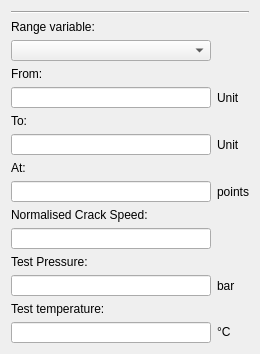
           <widget class="QFrame" name="variableframe">
            <property name="minimumSize">
             <size>
              <width>0</width>
              <height>0</height>
             </size>
            </property>
            <property name="maximumSize">
             <size>
              <width>16777215</width>
              <height>0</height>
             </size>
            </property>
            <property name="sizeIncrement">
             <size>
              <width>0</width>
              <height>0</height>
             </size>
            </property>
            <property name="frameShape">
             <enum>QFrame::Box</enum>
            </property>
            <property name="frameShadow">
             <enum>QFrame::Plain</enum>
            </property>
            <property name="lineWidth">
             <number>0</number>
            </property>
            <layout class="QGridLayout" name="gridLayout_8">
             <item row="6" column="0">
              <layout class="QHBoxLayout" name="horizontalLayout_18">
               <item>
                <widget class="QLineEdit" name="to">
                 <property name="sizePolicy">
                  <sizepolicy hsizetype="Fixed" vsizetype="Fixed">
                   <horstretch>0</horstretch>
                   <verstretch>0</verstretch>
                  </sizepolicy>
                 </property>
                 <property name="minimumSize">
                  <size>
                   <width>200</width>
                   <height>21</height>
                  </size>
                 </property>
                 <property name="maximumSize">
                  <size>
                   <width>200</width>
                   <height>21</height>
                  </size>
                 </property>
                </widget>
               </item>
               <item>
                <widget class="QLabel" name="varTo">
                 <property name="text">
                  <string>Unit</string>
                 </property>
                </widget>
               </item>
              </layout>
             </item>
             <item row="13" column="0">
              <layout class="QHBoxLayout" name="horizontalLayout_19">
               <item>
                <widget class="QLineEdit" name="initialpressure">
                 <property name="minimumSize">
                  <size>
                   <width>200</width>
                   <height>21</height>
                  </size>
                 </property>
                 <property name="maximumSize">
                  <size>
                   <width>200</width>
                   <height>21</height>
                  </size>
                 </property>
                </widget>
               </item>
               <item>
                <widget class="QLabel" name="label_21">
                 <property name="text">
                  <string>bar</string>
                 </property>
                </widget>
               </item>
              </layout>
             </item>
             <item row="1" column="0">
              <widget class="QLabel" name="label_7">
               <property name="text">
                <string>Range variable:</string>
               </property>
              </widget>
             </item>
             <item row="0" column="0">
              <widget class="Line" name="line_12">
               <property name="orientation">
                <enum>Qt::Horizontal</enum>
               </property>
              </widget>
             </item>
             <item row="16" column="0">
              <spacer name="verticalSpacer_5">
               <property name="orientation">
                <enum>Qt::Vertical</enum>
               </property>
               <property name="sizeHint" stdset="0">
                <size>
                 <width>20</width>
                 <height>40</height>
                </size>
               </property>
              </spacer>
             </item>
             <item row="10" column="0">
              <widget class="QLabel" name="label_2">
               <property name="text">
                <string>Normalised Crack Speed:</string>
               </property>
              </widget>
             </item>
             <item row="4" column="0">
              <layout class="QHBoxLayout" name="horizontalLayout_17">
               <item>
                <widget class="QLineEdit" name="from">
                 <property name="sizePolicy">
                  <sizepolicy hsizetype="Fixed" vsizetype="Fixed">
                   <horstretch>0</horstretch>
                   <verstretch>0</verstretch>
                  </sizepolicy>
                 </property>
                 <property name="minimumSize">
                  <size>
                   <width>200</width>
                   <height>21</height>
                  </size>
                 </property>
                 <property name="maximumSize">
                  <size>
                   <width>200</width>
                   <height>21</height>
                  </size>
                 </property>
                </widget>
               </item>
               <item>
                <widget class="QLabel" name="fromVar">
                 <property name="text">
                  <string>Unit</string>
                 </property>
                </widget>
               </item>
              </layout>
             </item>
             <item row="15" column="0">
              <layout class="QHBoxLayout" name="horizontalLayout_20">
               <item>
                <widget class="QLineEdit" name="testtemperature">
                 <property name="maximumSize">
                  <size>
                   <width>200</width>
                   <height>21</height>
                  </size>
                 </property>
                </widget>
               </item>
               <item>
                <widget class="QLabel" name="label_27">
                 <property name="text">
                  <string>&lt;html&gt;&lt;head/&gt;&lt;body&gt;&lt;p&gt;&lt;span style=&quot; font-family:'Symbol';&quot;&gt;°&lt;/span&gt;C&lt;/p&gt;&lt;/body&gt;&lt;/html&gt;</string>
                 </property>
                </widget>
               </item>
              </layout>
             </item>
             <item row="12" column="0">
              <widget class="QLabel" name="PipeID_10">
               <property name="text">
                <string>Test Pressure: </string>
               </property>
              </widget>
             </item>
             <item row="14" column="0">
              <widget class="QLabel" name="PipeID_9">
               <property name="text">
                <string>Test temperature:</string>
               </property>
              </widget>
             </item>
             <item row="7" column="0">
              <widget class="QLabel" name="label_10">
               <property name="text">
                <string>At:</string>
               </property>
              </widget>
             </item>
             <item row="11" column="0">
              <widget class="QLineEdit" name="adotc0">
               <property name="minimumSize">
                <size>
                 <width>200</width>
                 <height>21</height>
                </size>
               </property>
               <property name="maximumSize">
                <size>
                 <width>200</width>
                 <height>21</height>
                </size>
               </property>
              </widget>
             </item>
             <item row="5" column="0">
              <widget class="QLabel" name="label_9">
               <property name="text">
                <string>To:</string>
               </property>
               <property name="alignment">
                <set>Qt::AlignLeading|Qt::AlignLeft|Qt::AlignVCenter</set>
               </property>
              </widget>
             </item>
             <item row="2" column="0">
              <widget class="QComboBox" name="parameter">
               <property name="sizePolicy">
                <sizepolicy hsizetype="Fixed" vsizetype="Fixed">
                 <horstretch>0</horstretch>
                 <verstretch>0</verstretch>
                </sizepolicy>
               </property>
               <property name="minimumSize">
                <size>
                 <width>200</width>
                 <height>21</height>
                </size>
               </property>
               <property name="maximumSize">
                <size>
                 <width>200</width>
                 <height>28</height>
                </size>
               </property>
               <property name="frame">
                <bool>true</bool>
               </property>
              </widget>
             </item>
             <item row="3" column="0">
              <widget class="QLabel" name="label_8">
               <property name="text">
                <string>From:</string>
               </property>
               <property name="alignment">
                <set>Qt::AlignLeading|Qt::AlignLeft|Qt::AlignVCenter</set>
               </property>
              </widget>
             </item>
             <item row="8" column="0">
              <layout class="QHBoxLayout" name="horizontalLayout_3">
               <property name="topMargin">
                <number>0</number>
               </property>
               <item>
                <widget class="QLineEdit" name="noofpoints">
                 <property name="sizePolicy">
                  <sizepolicy hsizetype="Fixed" vsizetype="Fixed">
                   <horstretch>0</horstretch>
                   <verstretch>0</verstretch>
                  </sizepolicy>
                 </property>
                 <property name="minimumSize">
                  <size>
                   <width>200</width>
                   <height>21</height>
                  </size>
                 </property>
                 <property name="maximumSize">
                  <size>
                   <width>200</width>
                   <height>21</height>
                  </size>
                 </property>
                </widget>
               </item>
               <item>
                <widget class="QLabel" name="label_5">
                 <property name="text">
                  <string>points</string>
                 </property>
                </widget>
               </item>
              </layout>
             </item>
            </layout>
           </widget>
